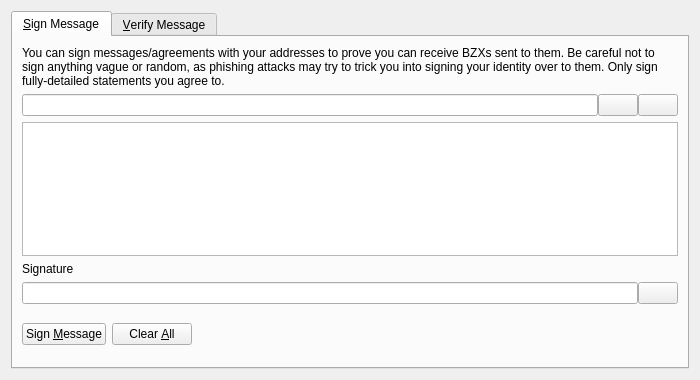
<?xml version="1.0" encoding="UTF-8"?>
<ui version="4.0">
 <class>SignVerifyMessageDialog</class>
 <widget class="QDialog" name="SignVerifyMessageDialog">
  <property name="geometry">
   <rect>
    <x>0</x>
    <y>0</y>
    <width>700</width>
    <height>380</height>
   </rect>
  </property>
  <property name="windowTitle">
   <string>Signatures - Sign / Verify a Message</string>
  </property>
  <property name="modal">
   <bool>true</bool>
  </property>
  <layout class="QVBoxLayout" name="verticalLayout">
   <item>
    <widget class="QTabWidget" name="tabWidget">
     <property name="currentIndex">
      <number>0</number>
     </property>
     <widget class="QWidget" name="tabSignMessage">
      <attribute name="title">
       <string>&amp;Sign Message</string>
      </attribute>
      <layout class="QVBoxLayout" name="verticalLayout_SM">
       <item>
        <widget class="QLabel" name="infoLabel_SM">
         <property name="text">
          <string>You can sign messages/agreements with your addresses to prove you can receive BZXs sent to them. Be careful not to sign anything vague or random, as phishing attacks may try to trick you into signing your identity over to them. Only sign fully-detailed statements you agree to.</string>
         </property>
         <property name="textFormat">
          <enum>Qt::PlainText</enum>
         </property>
         <property name="wordWrap">
          <bool>true</bool>
         </property>
        </widget>
       </item>
       <item>
        <layout class="QHBoxLayout" name="horizontalLayout_1_SM">
         <property name="spacing">
          <number>0</number>
         </property>
         <item>
          <widget class="QValidatedLineEdit" name="addressIn_SM">
           <property name="toolTip">
            <string>The BZX address to sign the message with</string>
           </property>
          </widget>
         </item>
         <item>
          <widget class="QPushButton" name="addressBookButton_SM">
           <property name="toolTip">
            <string>Choose previously used address</string>
           </property>
           <property name="text">
            <string/>
           </property>
           <property name="icon">
            <iconset resource="../bitcoin.qrc">
             <normaloff>:/icons/address-book</normaloff>:/icons/address-book</iconset>
           </property>
           <property name="shortcut">
            <string>Alt+A</string>
           </property>
           <property name="autoDefault">
            <bool>false</bool>
           </property>
          </widget>
         </item>
         <item>
          <widget class="QPushButton" name="pasteButton_SM">
           <property name="toolTip">
            <string>Paste address from clipboard</string>
           </property>
           <property name="text">
            <string/>
           </property>
           <property name="icon">
            <iconset resource="../bitcoin.qrc">
             <normaloff>:/icons/editpaste</normaloff>:/icons/editpaste</iconset>
           </property>
           <property name="shortcut">
            <string>Alt+P</string>
           </property>
           <property name="autoDefault">
            <bool>false</bool>
           </property>
          </widget>
         </item>
        </layout>
       </item>
       <item>
        <widget class="QPlainTextEdit" name="messageIn_SM">
         <property name="toolTip">
          <string>Enter the message you want to sign here</string>
         </property>
        </widget>
       </item>
       <item>
        <widget class="QLabel" name="signatureLabel_SM">
         <property name="text">
          <string>Signature</string>
         </property>
         <property name="textFormat">
          <enum>Qt::PlainText</enum>
         </property>
        </widget>
       </item>
       <item>
        <layout class="QHBoxLayout" name="horizontalLayout_2_SM">
         <property name="spacing">
          <number>0</number>
         </property>
         <item>
          <widget class="QLineEdit" name="signatureOut_SM">
           <property name="font">
            <font>
             <italic>true</italic>
            </font>
           </property>
           <property name="readOnly">
            <bool>true</bool>
           </property>
          </widget>
         </item>
         <item>
          <widget class="QPushButton" name="copySignatureButton_SM">
           <property name="toolTip">
            <string>Copy the current signature to the system clipboard</string>
           </property>
           <property name="text">
            <string/>
           </property>
           <property name="icon">
            <iconset resource="../bitcoin.qrc">
             <normaloff>:/icons/editcopy</normaloff>:/icons/editcopy</iconset>
           </property>
           <property name="autoDefault">
            <bool>false</bool>
           </property>
          </widget>
         </item>
        </layout>
       </item>
       <item>
        <layout class="QHBoxLayout" name="horizontalLayout_3_SM">
         <item>
          <widget class="QPushButton" name="signMessageButton_SM">
           <property name="toolTip">
            <string>Sign the message to prove you own this BZX address</string>
           </property>
           <property name="text">
            <string>Sign &amp;Message</string>
           </property>
           <property name="icon">
            <iconset resource="../bitcoin.qrc">
             <normaloff>:/icons/edit</normaloff>:/icons/edit</iconset>
           </property>
           <property name="autoDefault">
            <bool>false</bool>
           </property>
          </widget>
         </item>
         <item>
          <widget class="QPushButton" name="clearButton_SM">
           <property name="toolTip">
            <string>Reset all sign message fields</string>
           </property>
           <property name="text">
            <string>Clear &amp;All</string>
           </property>
           <property name="icon">
            <iconset resource="../bitcoin.qrc">
             <normaloff>:/icons/remove</normaloff>:/icons/remove</iconset>
           </property>
           <property name="autoDefault">
            <bool>false</bool>
           </property>
          </widget>
         </item>
         <item>
          <spacer name="horizontalSpacer_1_SM">
           <property name="orientation">
            <enum>Qt::Horizontal</enum>
           </property>
           <property name="sizeHint" stdset="0">
            <size>
             <width>40</width>
             <height>48</height>
            </size>
           </property>
          </spacer>
         </item>
         <item>
          <widget class="QLabel" name="statusLabel_SM">
           <property name="font">
            <font>
             <weight>75</weight>
             <bold>true</bold>
            </font>
           </property>
           <property name="text">
            <string/>
           </property>
           <property name="wordWrap">
            <bool>true</bool>
           </property>
          </widget>
         </item>
         <item>
          <spacer name="horizontalSpacer_2_SM">
           <property name="orientation">
            <enum>Qt::Horizontal</enum>
           </property>
           <property name="sizeHint" stdset="0">
            <size>
             <width>40</width>
             <height>48</height>
            </size>
           </property>
          </spacer>
         </item>
        </layout>
       </item>
      </layout>
     </widget>
     <widget class="QWidget" name="tabVerifyMessage">
      <attribute name="title">
       <string>&amp;Verify Message</string>
      </attribute>
      <layout class="QVBoxLayout" name="verticalLayout_VM">
       <item>
        <widget class="QLabel" name="infoLabel_VM">
         <property name="text">
          <string>Enter the receiver's address, message (ensure you copy line breaks, spaces, tabs, etc. exactly) and signature below to verify the message. Be careful not to read more into the signature than what is in the signed message itself, to avoid being tricked by a man-in-the-middle attack. Note that this only proves the signing party receives with the address, it cannot prove sendership of any transaction!</string>
         </property>
         <property name="textFormat">
          <enum>Qt::PlainText</enum>
         </property>
         <property name="alignment">
          <set>Qt::AlignLeading|Qt::AlignLeft|Qt::AlignTop</set>
         </property>
         <property name="wordWrap">
          <bool>true</bool>
         </property>
        </widget>
       </item>
       <item>
        <layout class="QHBoxLayout" name="horizontalLayout_1_VM">
         <property name="spacing">
          <number>0</number>
         </property>
         <item>
          <widget class="QValidatedLineEdit" name="addressIn_VM">
           <property name="toolTip">
            <string>The BZX address the message was signed with</string>
           </property>
          </widget>
         </item>
         <item>
          <widget class="QPushButton" name="addressBookButton_VM">
           <property name="toolTip">
            <string>Choose previously used address</string>
           </property>
           <property name="text">
            <string/>
           </property>
           <property name="icon">
            <iconset resource="../bitcoin.qrc">
             <normaloff>:/icons/address-book</normaloff>:/icons/address-book</iconset>
           </property>
           <property name="shortcut">
            <string>Alt+A</string>
           </property>
           <property name="autoDefault">
            <bool>false</bool>
           </property>
          </widget>
         </item>
        </layout>
       </item>
       <item>
        <widget class="QPlainTextEdit" name="messageIn_VM"/>
       </item>
       <item>
        <widget class="QValidatedLineEdit" name="signatureIn_VM"/>
       </item>
       <item>
        <layout class="QHBoxLayout" name="horizontalLayout_2_VM">
         <item>
          <widget class="QPushButton" name="verifyMessageButton_VM">
           <property name="toolTip">
            <string>Verify the message to ensure it was signed with the specified BZX address</string>
           </property>
           <property name="text">
            <string>Verify &amp;Message</string>
           </property>
           <property name="icon">
            <iconset resource="../bitcoin.qrc">
             <normaloff>:/icons/transaction_0</normaloff>:/icons/transaction_0</iconset>
           </property>
           <property name="autoDefault">
            <bool>false</bool>
           </property>
          </widget>
         </item>
         <item>
          <widget class="QPushButton" name="clearButton_VM">
           <property name="toolTip">
            <string>Reset all verify message fields</string>
           </property>
           <property name="text">
            <string>Clear &amp;All</string>
           </property>
           <property name="icon">
            <iconset resource="../bitcoin.qrc">
             <normaloff>:/icons/remove</normaloff>:/icons/remove</iconset>
           </property>
           <property name="autoDefault">
            <bool>false</bool>
           </property>
          </widget>
         </item>
         <item>
          <spacer name="horizontalSpacer_1_VM">
           <property name="orientation">
            <enum>Qt::Horizontal</enum>
           </property>
           <property name="sizeHint" stdset="0">
            <size>
             <width>40</width>
             <height>48</height>
            </size>
           </property>
          </spacer>
         </item>
         <item>
          <widget class="QLabel" name="statusLabel_VM">
           <property name="font">
            <font>
             <weight>75</weight>
             <bold>true</bold>
            </font>
           </property>
           <property name="text">
            <string/>
           </property>
           <property name="wordWrap">
            <bool>true</bool>
           </property>
          </widget>
         </item>
         <item>
          <spacer name="horizontalSpacer_2_VM">
           <property name="orientation">
            <enum>Qt::Horizontal</enum>
           </property>
           <property name="sizeHint" stdset="0">
            <size>
             <width>40</width>
             <height>48</height>
            </size>
           </property>
          </spacer>
         </item>
        </layout>
       </item>
      </layout>
     </widget>
    </widget>
   </item>
  </layout>
 </widget>
 <customwidgets>
  <customwidget>
   <class>QValidatedLineEdit</class>
   <extends>QLineEdit</extends>
   <header>qvalidatedlineedit.h</header>
  </customwidget>
 </customwidgets>
 <resources>
  <include location="../bitcoin.qrc"/>
 </resources>
 <connections/>
</ui>
